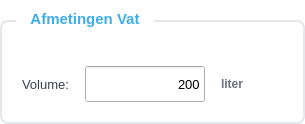
                    <widget class="QGroupBox" name="groupBox_dimensions">
                     <property name="font">
                      <font>
                       <pointsize>11</pointsize>
                       <weight>75</weight>
                       <bold>true</bold>
                      </font>
                     </property>
                     <property name="styleSheet">
                      <string notr="true">
                                    QGroupBox {
                                      background-color: #ffffff;
                                      border: 2px solid #e5e7eb;
                                      border-radius: 8px;
                                      margin-top: 20px;
                                      padding-top: 24px;
                                    }
                                    QGroupBox::title {
                                      subcontrol-origin: margin;
                                      subcontrol-position: top left;
                                      left: 16px;
                                      top: 10px;
                                      padding: 0 12px;
                                      background-color: #ffffff;
                                      color: #3daee9;
                                      font-size: 11pt;
                                      font-weight: 600;
                                    }
                                  </string>
                     </property>
                     <property name="title">
                      <string>Afmetingen Vat</string>
                     </property>
                     <layout class="QGridLayout" name="gridLayout_dimensions">
                      <property name="leftMargin">
                       <number>20</number>
                      </property>
                      <property name="topMargin">
                       <number>20</number>
                      </property>
                      <property name="rightMargin">
                       <number>20</number>
                      </property>
                      <property name="bottomMargin">
                       <number>20</number>
                      </property>
                      <property name="horizontalSpacing">
                       <number>16</number>
                      </property>
                      <property name="verticalSpacing">
                       <number>12</number>
                      </property>
                      <item row="0" column="0">
                       <widget class="QLabel" name="label_volume">
                        <property name="font">
                         <font>
                          <pointsize>10</pointsize>
                          <weight>50</weight>
                          <bold>false</bold>
                         </font>
                        </property>
                        <property name="styleSheet">
                         <string notr="true">
                                          color: #374151;
                                        </string>
                        </property>
                        <property name="text">
                         <string>Volume:</string>
                        </property>
                       </widget>
                      </item>
                      <item row="0" column="1">
                       <widget class="QLineEdit" name="volumeEntry">
                        <property name="minimumSize">
                         <size>
                          <width>120</width>
                          <height>36</height>
                         </size>
                        </property>
                        <property name="maximumSize">
                         <size>
                          <width>120</width>
                          <height>36</height>
                         </size>
                        </property>
                        <property name="font">
                         <font>
                          <pointsize>10</pointsize>
                         </font>
                        </property>
                        <property name="text">
                         <string>200</string>
                        </property>
                        <property name="alignment">
                         <set>Qt::AlignRight|Qt::AlignTrailing|Qt::AlignVCenter</set>
                        </property>
                       </widget>
                      </item>
                      <item row="0" column="2">
                       <widget class="QLabel" name="label_volumeUnit">
                        <property name="font">
                         <font>
                          <weight>62</weight>
                          <bold>true</bold>
                         </font>
                        </property>
                        <property name="styleSheet">
                         <string notr="true">
                                          color: #6b7280;
                                          font-weight: 500;
                                        </string>
                        </property>
                        <property name="text">
                         <string>liter</string>
                        </property>
                       </widget>
                      </item>
                      <item row="0" column="3">
                       <spacer name="horizontalSpacer_dim">
                        <property name="orientation">
                         <enum>Qt::Horizontal</enum>
                        </property>
                        <property name="sizeHint" stdset="0">
                         <size>
                          <width>40</width>
                          <height>20</height>
                         </size>
                        </property>
                       </spacer>
                      </item>
                     </layout>
                    </widget>
